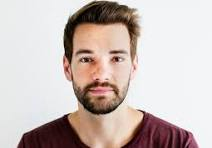
#> input picture image.jpg, 212 x 148 px, found by its file name
$ jupyter execute FaceDetection.ipynb
#> lines starting #> are read from the running program, lines starting #| are printed output that depends on the picture; after the words box and inside, x2 and y2 are one past the last pixel; in counts of white or black regions, pixels touching at a corner belong together
[cell 1]
import cv2
import matplotlib.pyplot as plt

# Load the pre-trained face cascade classifier
face_cascade = cv2.CascadeClassifier(cv2.data.haarcascades + 'haarcascade_frontalface_default.xml')

# Read the image
img = cv2.imread('C:/path/to/your/image.jpg')
#> img is the input picture: shape (148, 212, 3); mean B, G, R 185.7, 189.8, 202.8

# Convert the image to grayscale
gray_img = cv2.cvtColor(img, cv2.COLOR_BGR2GRAY)
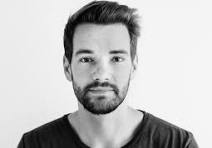
#> gray_img: shape (148, 212); min 0, max 255, mean 193.2

# Detect faces in the image
faces = face_cascade.detectMultiScale(gray_img, scaleFactor=1.1, minNeighbors=5)
#> faces = [[57, 23, 91, 91]]

# Draw rectangles around the detected faces
for (x, y, w, h) in faces:
    cv2.rectangle(img, (x, y), (x+w, y+h), (255, 0, 0), 2)
    cv2.putText(img, "Alex", (x, y-10), cv2.FONT_HERSHEY_SIMPLEX, 0.9, (255, 0, 0), 2)
#> this loop made 1 pass
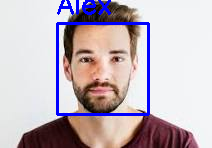
#> img: shape (148, 212, 3); 4.69% of pixels changed, all inside (x1, y1, x2, y2) = (56, 0, 150, 116)

# Convert image from BGR to RGB (OpenCV uses BGR by default, but Matplotlib expects RGB)
img_rgb = cv2.cvtColor(img, cv2.COLOR_BGR2RGB)

# Display the image using Matplotlib
plt.imshow(img_rgb)
plt.axis('off')  # Turn off axis
plt.show()

[cell 2]
import cv2
import matplotlib.pyplot as plt

# Load the pre-trained face cascade classifier
face_cascade = cv2.CascadeClassifier(cv2.data.haarcascades + 'haarcascade_frontalface_default.xml')

# Read the image
img = cv2.imread('C:/path/to/your/image2.jpg')
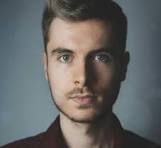
#> input picture image2.jpg, 161 x 148 px, found by its file name
#> img is the input picture: shape (148, 161, 3); mean B, G, R 100.8, 101.4, 100.9

# Convert the image to grayscale
gray_img = cv2.cvtColor(img, cv2.COLOR_BGR2GRAY)
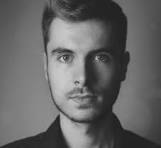
#> gray_img: shape (148, 161); min 20, max 210, mean 101.2

# Detect faces in the image
faces = face_cascade.detectMultiScale(gray_img, scaleFactor=1.1, minNeighbors=5)
#> faces = [[36, 21, 93, 93]]

# Draw rectangles around the detected faces
for (x, y, w, h) in faces:
    cv2.rectangle(img, (x, y), (x+w, y+h), (255, 0, 0), 2)
    cv2.putText(img, "Mark", (x, y-10), cv2.FONT_HERSHEY_SIMPLEX, 0.9, (255, 0, 0), 2)
#> this loop made 1 pass
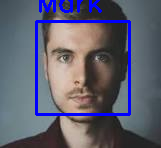
#> img: shape (148, 161, 3); 6.25% of pixels changed, all inside (x1, y1, x2, y2) = (35, 0, 131, 116)

# Convert image from BGR to RGB (OpenCV uses BGR by default, but Matplotlib expects RGB)
img_rgb = cv2.cvtColor(img, cv2.COLOR_BGR2RGB)
#> img_rgb: shape (148, 161, 3)

# Display the image using Matplotlib
plt.imshow(img_rgb)
plt.axis('off')  # Turn off axis
plt.show()

[cell 3]
import cv2
import matplotlib.pyplot as plt

# Load the pre-trained face cascade classifier
face_cascade = cv2.CascadeClassifier(cv2.data.haarcascades + 'haarcascade_frontalface_default.xml')

# Read the image
img = cv2.imread('C:/path/to/your/image3.jpg')
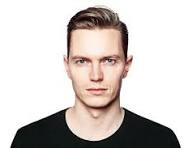
#> input picture image3.jpg, 188 x 148 px, found by its file name
#> img is the input picture: shape (148, 188, 3); mean B, G, R 196.7, 200.3, 207.3

# Convert the image to grayscale
gray_img = cv2.cvtColor(img, cv2.COLOR_BGR2GRAY)
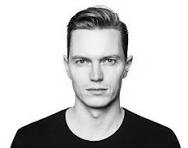
#> gray_img: shape (148, 188); min 0, max 255, mean 202

# Detect faces in the image
faces = face_cascade.detectMultiScale(gray_img, scaleFactor=1.1, minNeighbors=5)
#> faces = [[58, 32, 75, 75]]

# Draw rectangles around the detected faces
for (x, y, w, h) in faces:
    cv2.rectangle(img, (x, y), (x+w, y+h), (255, 0, 0), 2)
    cv2.putText(img, "David", (x, y-10), cv2.FONT_HERSHEY_SIMPLEX, 0.9, (255, 0, 0), 2)
#> this loop made 1 pass
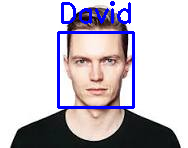
#> img: shape (148, 188, 3); 5.3% of pixels changed, all inside (x1, y1, x2, y2) = (57, 1, 135, 109)

# Convert image from BGR to RGB (OpenCV uses BGR by default, but Matplotlib expects RGB)
img_rgb = cv2.cvtColor(img, cv2.COLOR_BGR2RGB)
#> img_rgb: shape (148, 188, 3)

# Display the image using Matplotlib
plt.imshow(img_rgb)
plt.axis('off')  # Turn off axis
plt.show()
